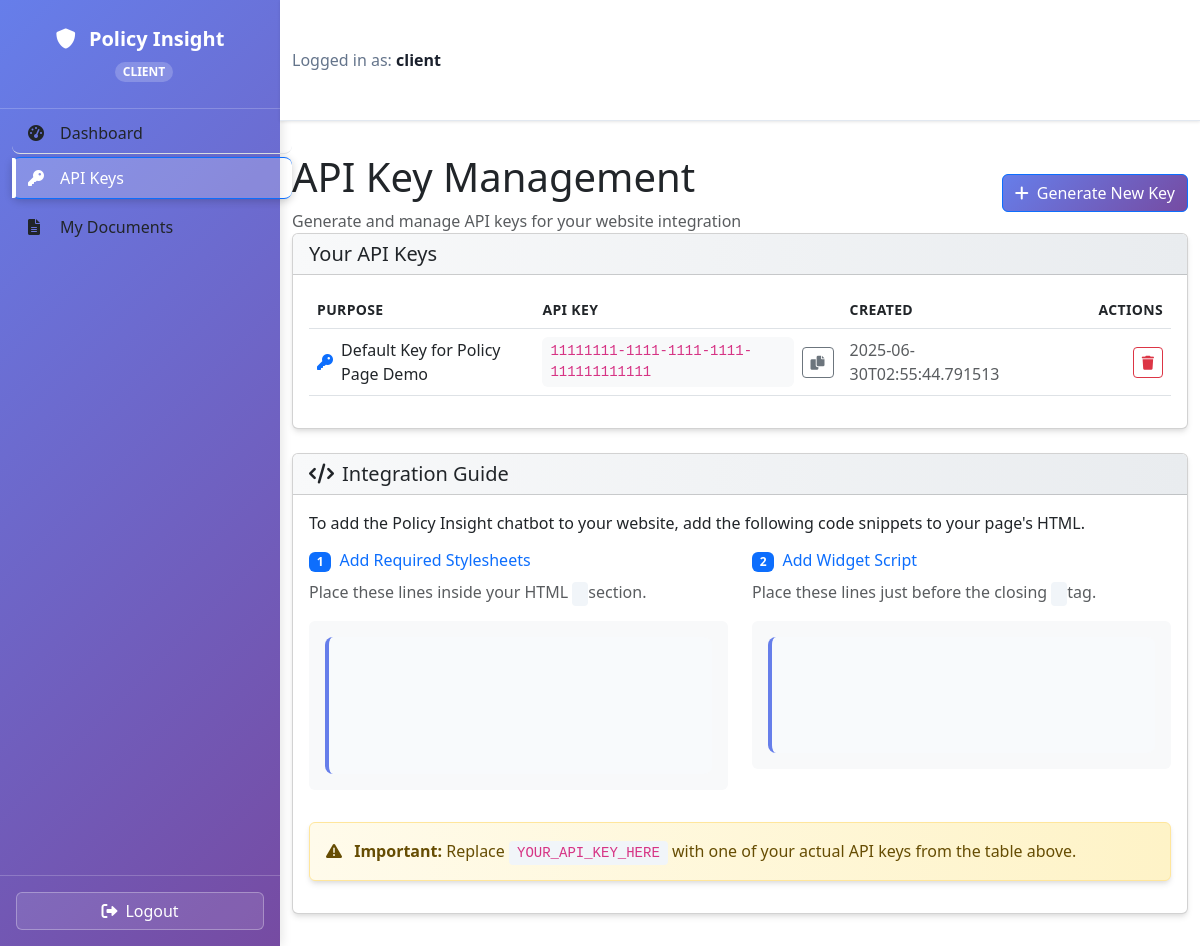
The page /client/api_key (signed in) on the database as committed earlier.
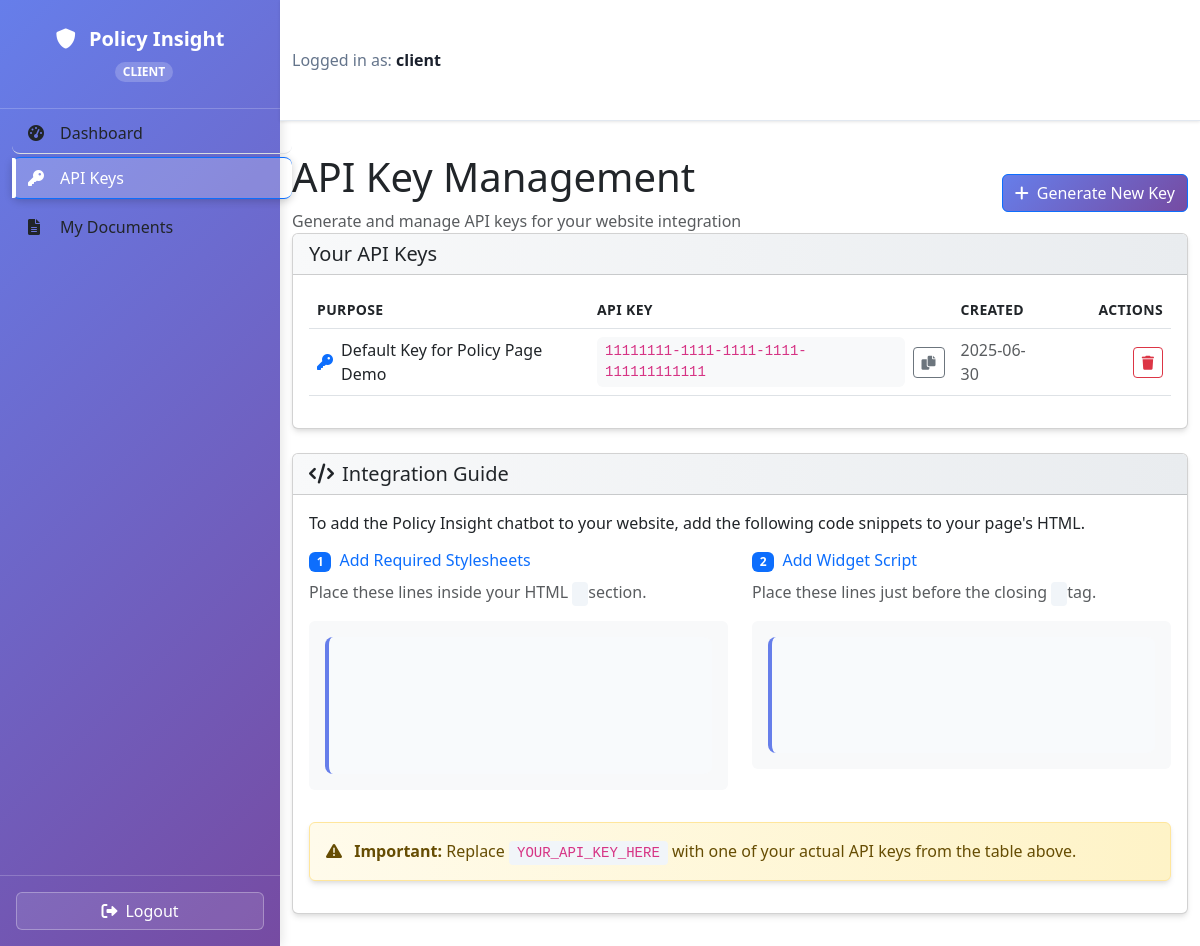
The same page on the database as committed later.
### tables this page shows
CREATE TABLE api_keys (id INTEGER PRIMARY KEY AUTOINCREMENT, client_id INTEGER, api_key TEXT NOT NULL, purpose TEXT, issuance_timestamp DATETIME, FOREIGN KEY(client_id) REFERENCES users(id) ON DELETE CASCADE);

### index.py (the view, shortened to what this page needs)
@app.route('/client/api_key', methods=['GET', 'POST'])
@login_required(role="client")
def client_api_key():
    client_id = session['user_id']
    conn = get_db_connection()
    api_keys = conn.execute('SELECT * FROM api_keys WHERE client_id = ? ORDER BY issuance_timestamp DESC', (client_id,)).fetchall()
    base_url = request.host_url.replace('http://', 'https://'); conn.close()
    return render_template('client_api_key.html', api_keys=api_keys, base_url=base_url)

### index.py (called while the page is built)
def get_db_connection():
    conn = sqlite3.connect(DATABASE)
    conn.row_factory = sqlite3.Row
    return conn

def login_required(role="ANY"):
    def decorator(f):
        @wraps(f)
        def decorated_function(*args, **kwargs):
            user_id = session.get('user_id')
            if not user_id: flash('Please log in to access this page.', 'warning'); return redirect(url_for('login'))
            conn = get_db_connection()
            user = conn.execute('SELECT * FROM users WHERE id = ?', (user_id,)).fetchone()
            conn.close()
            if not user: session.clear(); flash('Your user account could not be found.', 'danger'); return redirect(url_for('login'))
            if role != "ANY" and user['role'] != role: flash('You do not have permission to access that page.', 'danger'); return redirect(url_for(f"{user['role']}_dashboard"))
            return f(*args, **kwargs)
        return decorated_function
    return decorator

### templates/client_api_key.html (shortened to what the changed rows need)
{% extends "layout.html" %}  {% block content %}
<div class="page-header">
  <div class="d-flex justify-content-between align-items-center">
    <div>
      <h1 class="page-title">API Key Management</h1>
    </div>
  </div>
</div>
<div class="card mb-4">
  <div class="card-body">
    {% if api_keys %}
    <div class="table-responsive">
      <table class="table table-hover align-middle">
        <thead>
          <tr>
            <th>Purpose</th>
            <th>API Key</th>
            <th>Created</th>
            <th width="120" class="text-end">Actions</th>
          </tr>
        </thead>
        <tbody>
          {% for key in api_keys %}
          <tr>
            <td>
              <div class="d-flex align-items-center">
                <i class="fas fa-key text-primary me-2"></i>
                <span class="fw-medium">{{ key['purpose'] }}</span>
              </div>
            </td>
            <td>
              <div class="d-flex align-items-center">
                <code class="user-select-all bg-light px-2 py-1 rounded"
                  >{{ key['api_key'] }}</code
                >
                <button
                  class="btn btn-sm btn-outline-secondary ms-2"
                  onclick="copyToClipboard('{{ key['api_key'] }}')"
                  title="Copy to clipboard"
                >
                  <i class="fas fa-copy"></i>
                </button>
              </div>
            </td>
            <td>
              <span class="text-muted">
                {% if key['issuance_timestamp'] %}
                  {% if key['issuance_timestamp'] is string %}
                    {{ key['issuance_timestamp'].split(' ')[0] }}
                  {% else %}
                    {{ key['issuance_timestamp'].strftime('%Y-%m-%d') }}
                  {% endif %}
                {% else %}
                  N/A
                {% endif %}
              </span>
            </td>
            <td class="text-end">
              <form
                action="{{ url_for('client_delete_api_key', key_id=key['id']) }}"
                method="post"
                class="d-inline"
              >
                <button
                  type="submit"
                  class="btn btn-sm btn-outline-danger"
                  onclick="return confirm('Are you sure you want to revoke this API key? This action cannot be undone.');"
                  title="Revoke key"
                >
                  <i class="fas fa-trash"></i>
                </button>
              </form>
            </td>
          </tr>
          {% endfor %}
        </tbody>
      </table>
    </div>
    {% endif %}
  </div>
</div>
          Place these lines inside your HTML <code><head></code> section.
        <pre
          class="bg-light p-3 rounded small"
        ><code>
<link href="https://cdn.jsdelivr.net/npm/bootstrap@5.3.0/dist/css/bootstrap.min.css" rel="stylesheet">
<link href="https://cdnjs.cloudflare.com/ajax/libs/font-awesome/6.0.0/css/all.min.css" rel="stylesheet">
<link rel="stylesheet" href="{{ base_url }}static/css/widget.css"></code></pre>
          <code></body></code> tag.
{% endblock %}

Rows that differ between the two databases and show on the page:
changed api_keys "Default Key for Policy Page Demo": issuance_timestamp "2025-06-30T02:55:44.791513" → "2025-06-30"
